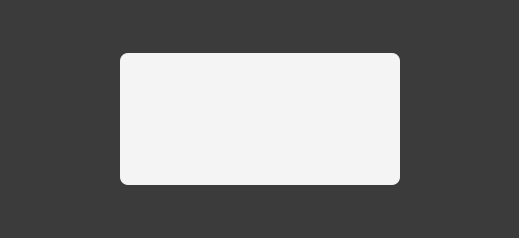
<?xml version="1.0" encoding="UTF-8"?>
<ui version="4.0">
 <class>GreyedDialog</class>
 <widget class="QDialog" name="GreyedDialog">
  <property name="geometry">
   <rect>
    <x>0</x>
    <y>0</y>
    <width>519</width>
    <height>238</height>
   </rect>
  </property>
  <property name="sizePolicy">
   <sizepolicy hsizetype="Expanding" vsizetype="Expanding">
    <horstretch>0</horstretch>
    <verstretch>0</verstretch>
   </sizepolicy>
  </property>
  <property name="windowTitle">
   <string>Dialog</string>
  </property>
  <property name="styleSheet">
   <string notr="true">#GreyedDialog {
    background-color: rgba(51, 51, 51, 204);
}

#MainWidget {
    background-color: #F4F4F4;
    border-radius: 8px;
}

#button_close {
    background-color: none;
    border: none;
}</string>
  </property>
  <property name="modal">
   <bool>true</bool>
  </property>
  <layout class="QVBoxLayout" name="vertical_layout">
   <property name="spacing">
    <number>0</number>
   </property>
   <property name="leftMargin">
    <number>0</number>
   </property>
   <property name="topMargin">
    <number>0</number>
   </property>
   <property name="rightMargin">
    <number>0</number>
   </property>
   <property name="bottomMargin">
    <number>0</number>
   </property>
   <item>
    <spacer name="spacer_top">
     <property name="orientation">
      <enum>Qt::Vertical</enum>
     </property>
     <property name="sizeType">
      <enum>QSizePolicy::Expanding</enum>
     </property>
     <property name="sizeHint" stdset="0">
      <size>
       <width>20</width>
       <height>6</height>
      </size>
     </property>
    </spacer>
   </item>
   <item>
    <layout class="QHBoxLayout" name="horizontal_layout">
     <property name="spacing">
      <number>0</number>
     </property>
     <item>
      <spacer name="spacer_left">
       <property name="orientation">
        <enum>Qt::Horizontal</enum>
       </property>
       <property name="sizeType">
        <enum>QSizePolicy::Expanding</enum>
       </property>
       <property name="sizeHint" stdset="0">
        <size>
         <width>100</width>
         <height>20</height>
        </size>
       </property>
      </spacer>
     </item>
     <item>
      <widget class="QWidget" name="MainWidget" native="true">
       <property name="sizePolicy">
        <sizepolicy hsizetype="Expanding" vsizetype="Fixed">
         <horstretch>0</horstretch>
         <verstretch>0</verstretch>
        </sizepolicy>
       </property>
       <property name="minimumSize">
        <size>
         <width>0</width>
         <height>0</height>
        </size>
       </property>
       <layout class="QVBoxLayout" name="verticalLayout_3">
        <property name="spacing">
         <number>10</number>
        </property>
        <property name="sizeConstraint">
         <enum>QLayout::SetMaximumSize</enum>
        </property>
        <property name="leftMargin">
         <number>40</number>
        </property>
        <property name="topMargin">
         <number>40</number>
        </property>
        <property name="rightMargin">
         <number>40</number>
        </property>
        <property name="bottomMargin">
         <number>40</number>
        </property>
        <item>
         <layout class="QHBoxLayout" name="horizontalLayout_2">
          <property name="sizeConstraint">
           <enum>QLayout::SetDefaultConstraint</enum>
          </property>
          <item>
           <widget class="QWidget" name="widget_title" native="true">
            <property name="minimumSize">
             <size>
              <width>200</width>
              <height>0</height>
             </size>
            </property>
            <layout class="QHBoxLayout" name="horizontalLayout_3">
             <property name="spacing">
              <number>0</number>
             </property>
             <property name="leftMargin">
              <number>0</number>
             </property>
             <property name="topMargin">
              <number>0</number>
             </property>
             <property name="rightMargin">
              <number>0</number>
             </property>
             <property name="bottomMargin">
              <number>0</number>
             </property>
             <item>
              <widget class="QLabel" name="label_title">
               <property name="font">
                <font>
                 <pointsize>14</pointsize>
                 <weight>75</weight>
                 <bold>true</bold>
                </font>
               </property>
               <property name="text">
                <string/>
               </property>
              </widget>
             </item>
             <item>
              <spacer name="horizontalSpacer_3">
               <property name="orientation">
                <enum>Qt::Horizontal</enum>
               </property>
               <property name="sizeHint" stdset="0">
                <size>
                 <width>40</width>
                 <height>20</height>
                </size>
               </property>
              </spacer>
             </item>
             <item>
              <widget class="Button" name="button_close">
               <property name="minimumSize">
                <size>
                 <width>32</width>
                 <height>32</height>
                </size>
               </property>
               <property name="maximumSize">
                <size>
                 <width>32</width>
                 <height>32</height>
                </size>
               </property>
               <property name="cursor">
                <cursorShape>PointingHandCursor</cursorShape>
               </property>
               <property name="focusPolicy">
                <enum>Qt::ClickFocus</enum>
               </property>
               <property name="toolTip">
                <string>TEXT_DIALOG_CLOSE_TOOLTIP</string>
               </property>
               <property name="text">
                <string/>
               </property>
               <property name="icon">
                <iconset resource="../rc/resources.qrc">
                 <normaloff>:/icons/images/material/close.svg</normaloff>:/icons/images/material/close.svg</iconset>
               </property>
               <property name="iconSize">
                <size>
                 <width>24</width>
                 <height>24</height>
                </size>
               </property>
               <property name="flat">
                <bool>true</bool>
               </property>
               <property name="color" stdset="0">
                <color>
                 <red>51</red>
                 <green>51</green>
                 <blue>51</blue>
                </color>
               </property>
               <property name="hover_color" stdset="0">
                <color>
                 <red>0</red>
                 <green>0</green>
                 <blue>0</blue>
                </color>
               </property>
              </widget>
             </item>
            </layout>
           </widget>
          </item>
         </layout>
        </item>
        <item>
         <layout class="QHBoxLayout" name="main_layout">
          <property name="sizeConstraint">
           <enum>QLayout::SetDefaultConstraint</enum>
          </property>
          <property name="topMargin">
           <number>20</number>
          </property>
         </layout>
        </item>
       </layout>
      </widget>
     </item>
     <item>
      <spacer name="spacer_right">
       <property name="orientation">
        <enum>Qt::Horizontal</enum>
       </property>
       <property name="sizeType">
        <enum>QSizePolicy::Expanding</enum>
       </property>
       <property name="sizeHint" stdset="0">
        <size>
         <width>100</width>
         <height>20</height>
        </size>
       </property>
      </spacer>
     </item>
    </layout>
   </item>
   <item>
    <spacer name="spacer_bottom">
     <property name="orientation">
      <enum>Qt::Vertical</enum>
     </property>
     <property name="sizeType">
      <enum>QSizePolicy::Expanding</enum>
     </property>
     <property name="sizeHint" stdset="0">
      <size>
       <width>20</width>
       <height>6</height>
      </size>
     </property>
    </spacer>
   </item>
  </layout>
 </widget>
 <customwidgets>
  <customwidget>
   <class>Button</class>
   <extends>QPushButton</extends>
   <header>parsec.core.gui.custom_widgets</header>
  </customwidget>
 </customwidgets>
 <resources>
  <include location="../rc/resources.qrc"/>
 </resources>
 <connections>
  <connection>
   <sender>button_close</sender>
   <signal>clicked()</signal>
   <receiver>GreyedDialog</receiver>
   <slot>reject()</slot>
   <hints>
    <hint type="sourcelabel">
     <x>576</x>
     <y>191</y>
    </hint>
    <hint type="destinationlabel">
     <x>423</x>
     <y>294</y>
    </hint>
   </hints>
  </connection>
 </connections>
</ui>
